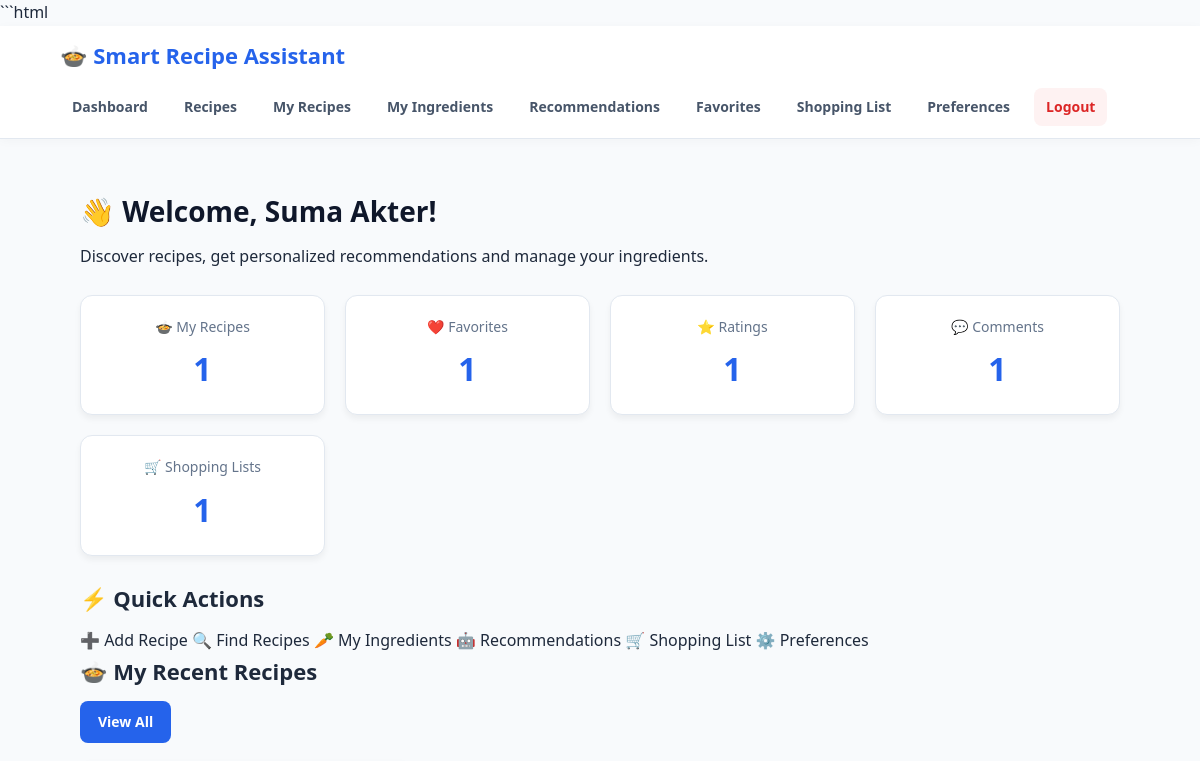
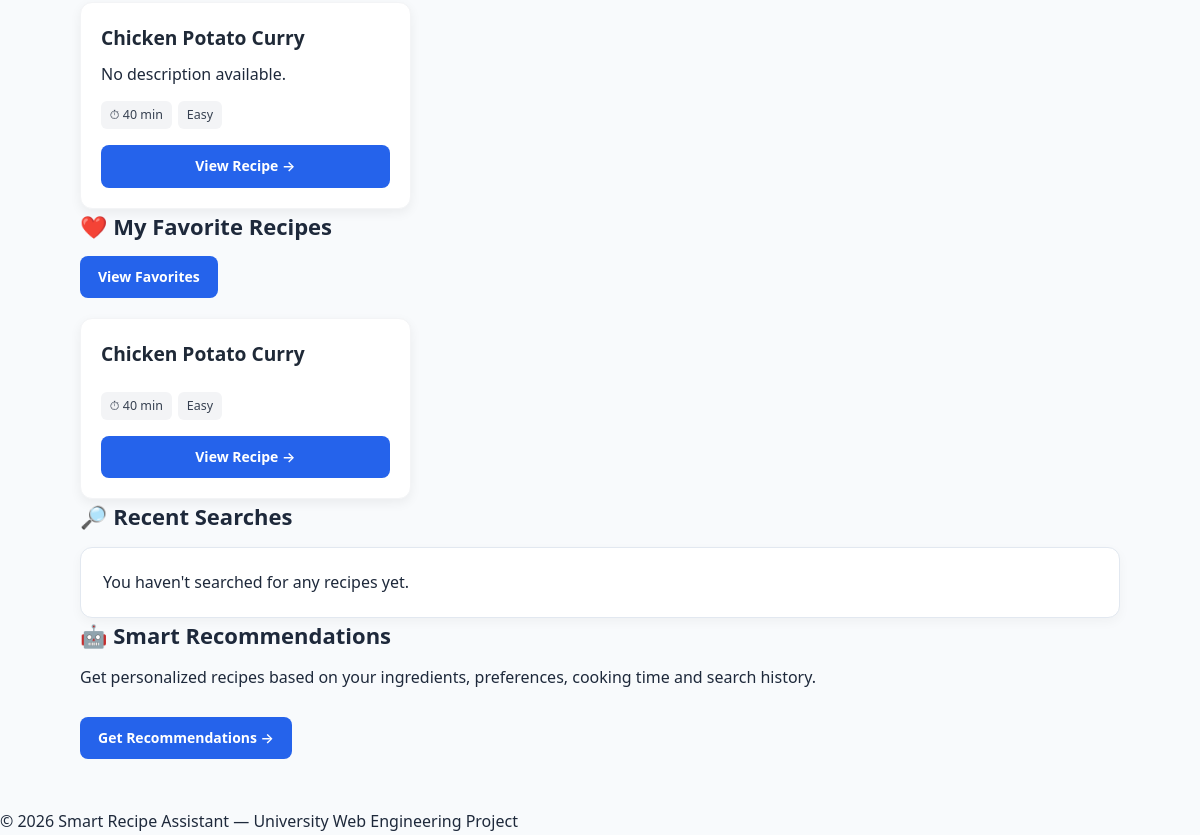
Page /dashboard (signed in) on the earlier database version (2 pictures, top to bottom).
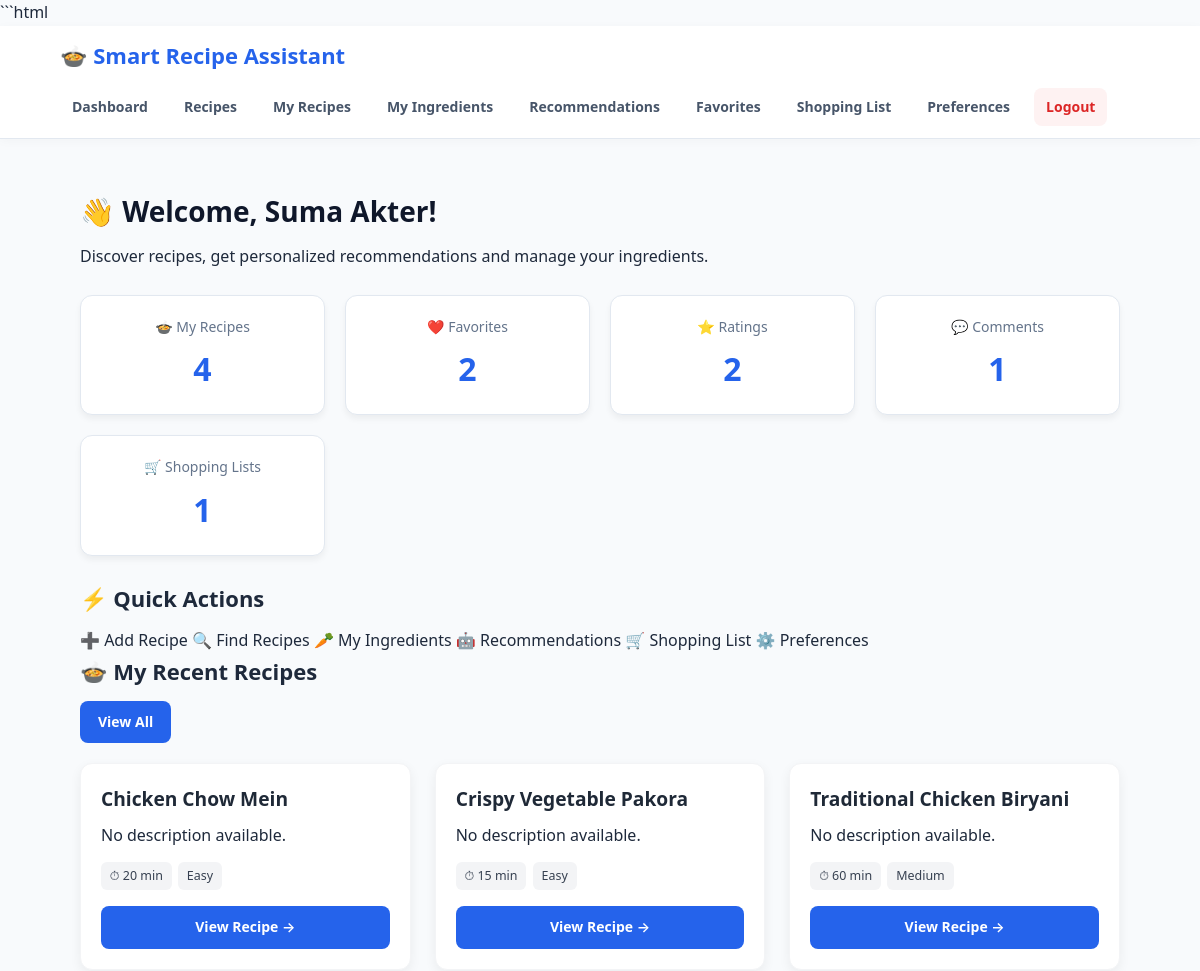
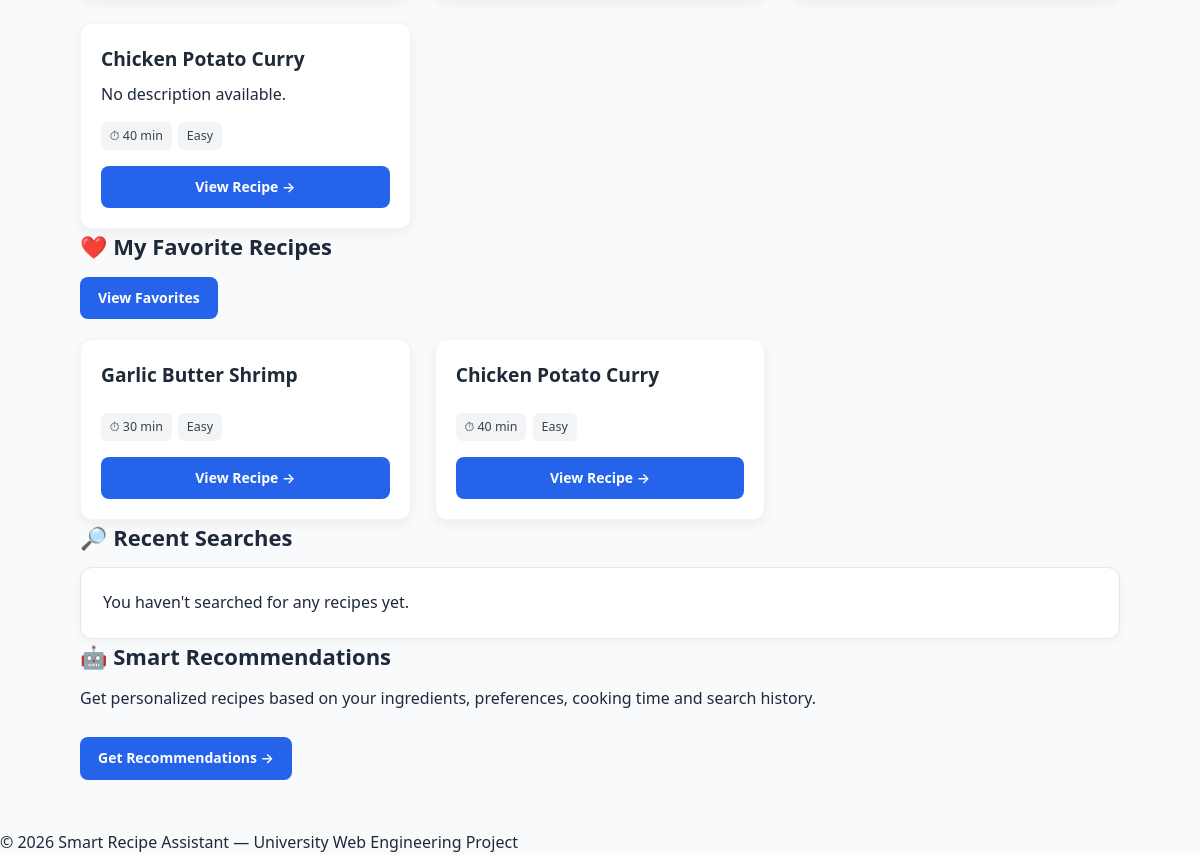
Same page on the later database version (2 pictures, top to bottom).
### tables this page shows
CREATE TABLE Recipes (
    RecipeID INTEGER PRIMARY KEY AUTOINCREMENT,
    UserID INTEGER NOT NULL,
    MealTypeID INTEGER NOT NULL,
    CuisineID INTEGER NOT NULL,
    Title TEXT NOT NULL,
    Description TEXT,
    CookingTime INTEGER NOT NULL
        CHECK (CookingTime > 0),
    Difficulty TEXT NOT NULL
        CHECK (
            Difficulty IN (
                'Easy',
                'Medium',
                'Hard'
            )
        ),
    SpiceLevel TEXT DEFAULT 'Medium'
        CHECK (
            SpiceLevel IN (
                'Mild',
                'Medium',
                'Spicy'
            )
        ),
    DietType TEXT DEFAULT 'Regular'
        CHECK (
            DietType IN (
                'Regular',
                'Vegetarian',
                'Vegan',
                'Low Calorie',
                'High Protein',
                'Gluten Free'
            )
        ),
    Instructions TEXT NOT NULL,
    ImageURL TEXT,
    CreatedAt TIMESTAMP DEFAULT CURRENT_TIMESTAMP,

    FOREIGN KEY (UserID)
        REFERENCES Users(UserID)
        ON DELETE CASCADE,
    FOREIGN KEY (MealTypeID)
        REFERENCES Meal_Types(MealTypeID)
        ON DELETE RESTRICT,
    FOREIGN KEY (CuisineID)
        REFERENCES Cuisines(CuisineID)
        ON DELETE RESTRICT
);

### app.py (the view)
@app.route("/dashboard")
def dashboard():
    if "user_id" not in session:
        return redirect(url_for("login"))
    user_id = session["user_id"]
    connection = get_db_connection()
    my_recipes = connection.execute(
        """
        SELECT
            Recipes.RecipeID,
            Recipes.Title,
            Recipes.CookingTime,
            Recipes.Difficulty
        FROM Recipes
        WHERE Recipes.UserID = ?
        ORDER BY Recipes.CreatedAt DESC
        LIMIT 5
        """,
        (user_id,)
    ).fetchall()
    favorite_recipes = connection.execute(
        """
        SELECT
            Recipes.RecipeID,
            Recipes.Title,
            Recipes.CookingTime,
            Recipes.Difficulty
        FROM Favorites

        JOIN Recipes
            ON Favorites.RecipeID =
               Recipes.RecipeID

        WHERE Favorites.UserID = ?

        ORDER BY Favorites.CreatedAt DESC

        LIMIT 5
        """,
        (user_id,)
    ).fetchall()
    recent_searches = connection.execute(
        """
        SELECT
            SearchText,
            SearchDate
        FROM Search_History

        WHERE UserID = ?

        ORDER BY SearchDate DESC

        LIMIT 5
        """,
        (user_id,)
    ).fetchall()
    total_recipes = connection.execute(
        """
        SELECT COUNT(*)
        AS count

        FROM Recipes

        WHERE UserID = ?
        """,
        (user_id,)
    ).fetchone()["count"]
    total_favorites = connection.execute(
        """
        SELECT COUNT(*)
        AS count

        FROM Favorites

        WHERE UserID = ?
        """,
        (user_id,)
    ).fetchone()["count"]
    total_ratings = connection.execute(
        """
        SELECT COUNT(*)
        AS count

        FROM Ratings

        WHERE UserID = ?
        """,
        (user_id,)
    ).fetchone()["count"]
    total_comments = connection.execute(
        """
        SELECT COUNT(*)
        AS count

        FROM Comments

        WHERE UserID = ?
        """,
        (user_id,)
    ).fetchone()["count"]
    total_shopping_lists = connection.execute(
        """
        SELECT COUNT(*)
        AS count

        FROM Shopping_Lists

        WHERE UserID = ?
        """,
        (user_id,)
    ).fetchone()["count"]
    connection.close()
    return render_template(
        "dashboard.html",
        my_recipes=my_recipes,
        favorite_recipes=favorite_recipes,
        recent_searches=recent_searches,
        total_recipes=total_recipes,
        total_favorites=total_favorites,
        total_ratings=total_ratings,
        total_comments=total_comments,
        total_shopping_lists=
            total_shopping_lists
    )

### database.py (called while the page is built)
def get_db_connection():
    connection = sqlite3.connect(DATABASE)
    connection.row_factory = sqlite3.Row
    connection.execute("PRAGMA foreign_keys = ON")
    return connection

### templates/dashboard.html (shortened to what the changed rows need)
{% extends "base.html" %}
{% block content %}
<div class="container">
    <div class="section">
        <h1>
            👋 Welcome, {{ session["user_name"] }}!
        </h1>
    </div>
    <div class="stats-grid">
        <div class="stat-card">
            <div class="stat-label">
                🍲 My Recipes
            </div>
            <div class="stat-number">
                {{ total_recipes }}
            </div>
        </div>
        <div class="stat-card">
            <div class="stat-label">
                ❤️ Favorites
            </div>
            <div class="stat-number">
                {{ total_favorites }}
            </div>
        </div>
        <div class="stat-card">
            <div class="stat-label">
                ⭐ Ratings
            </div>
            <div class="stat-number">
                {{ total_ratings }}
            </div>
        </div>
    </div>
    <div class="section">
        <div class="section-header">
            <h2>
                ⚡ Quick Actions
            </h2>
        </div>
    </div>
    <div class="section">
        <div class="section-header">
            <h2>
                🍲 My Recent Recipes
            </h2>
        </div>
        <div class="recipe-grid">
            {% for recipe in my_recipes %}
            <div class="recipe-card">
                <div class="recipe-card-content">
                    <h3>
                        {{ recipe["Title"] }}
                    </h3>
                    {% if recipe["Description"] %}
                    <p>
                        {{ recipe["Description"][:100] }}
                        {% if recipe["Description"]|length > 100 %}
                            ...
                        {% endif %}
                    </p>
                    {% else %}
                    <p>
                        No description available.
                    </p>
                    {% endif %}
                    <div class="recipe-meta">
                        <span class="badge">
                            ⏱ {{ recipe["CookingTime"] }} min
                        </span>
                        <span class="badge">
                            {{ recipe["Difficulty"] }}
                        </span>
                    </div>
                    <a
                        href="{{ url_for(
                            'recipe_detail',
                            recipe_id=recipe['RecipeID']
                        ) }}"
                        class="btn"
                    >
                        View Recipe →
                    </a>
                </div>
            </div>
            {% endfor %}
        </div>
    </div>
    <div class="section">
        <div class="section-header">
            <h2>
                ❤️ My Favorite Recipes
            </h2>
        </div>
        <div class="recipe-grid">
            {% if favorite_recipes %}
                {% for recipe in favorite_recipes %}
                <div class="recipe-card">
                    <div class="recipe-card-content">
                        <h3>
                            {{ recipe["Title"] }}
                        </h3>
                        <div class="recipe-meta">
                            <span class="badge">
                                ⏱ {{ recipe["CookingTime"] }} min
                            </span>
                            <span class="badge">
                                {{ recipe["Difficulty"] }}
                            </span>
                        </div>
                        <a
                            href="{{ url_for(
                                'recipe_detail',
                                recipe_id=recipe['RecipeID']
                            ) }}"
                            class="btn"
                        >
                            View Recipe →
                        </a>
                    </div>
                </div>
                {% endfor %}
            {% endif %}
        </div>
    </div>
    <div class="section">
        <div class="section-header">
            <h2>
                🔎 Recent Searches
            </h2>
        </div>
    </div>
    <div class="recommendation-box">
        <h2>
            🤖 Smart Recommendations
        </h2>
        <br>
    </div>
</div>
{% endblock %}

Differences in the rows shown:
added Recipes: Title "Chicken Chow Mein", CookingTime "20", Difficulty "Easy", shown under "🍲 My Recent Recipes"
added Recipes: Title "Crispy Vegetable Pakora", CookingTime "15", Difficulty "Easy", shown under "🍲 My Recent Recipes"
added Recipes: Title "Traditional Chicken Biryani", CookingTime "60", Difficulty "Medium", shown under "🍲 My Recent Recipes"
added Recipes: Title "Garlic Butter Shrimp", CookingTime "30", Difficulty "Easy", shown under "❤️ My Favorite Recipes"
Other differences:
{{ total_recipes }}: "1" → "4"
{{ total_favorites }}: "1" → "2"
{{ total_ratings }}: "1" → "2"
